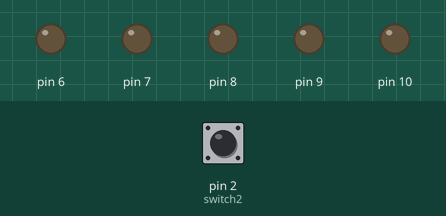
This sketch was run on a simulated Arduino Uno, built with avr-gcc and run on an emulated ATmega328P. Parts: output pins drawn as LEDs (lit = HIGH). Inputs (shaded band) come from the test bench; at power-on: pin 2 (switch2) HIGH.

Above: at 1.2 s.
1.3 s: pin 2 (switch2) pulled LOW for 0.15 s
At 1.7 s:
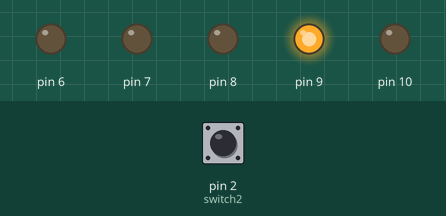
4.4 s: pin 2 (switch2) pulled LOW for 1 s
At 6.7 s:
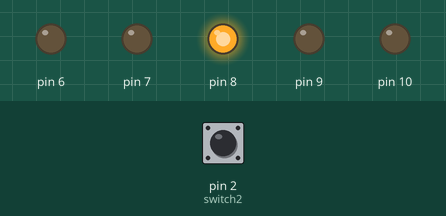
8.4 s: pin 2 (switch2) pulled LOW for 3.2 s
At 11.7 s:
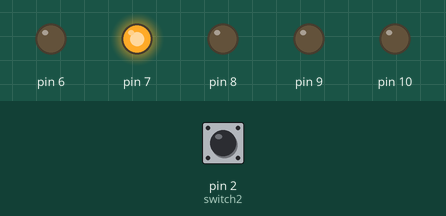
Timing chart, 0 to 14.3 s (numbered marks = the images above; inputs shaded):
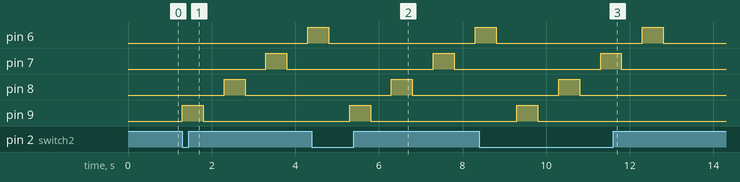

Measured:
- after the input at 1.3 s, pin 6: LOW → HIGH after 3.0 s; pin 7: LOW → HIGH after 2.0 s, → LOW 0.50 s later; pin 8: LOW → HIGH after 1.0 s, → LOW 0.50 s later; pin 9: LOW → HIGH at once, → LOW 0.50 s later
- after the input at 4.4 s, pin 7: LOW → HIGH after 2.9 s, → LOW 0.50 s later; pin 8: LOW → HIGH after 1.9 s, → LOW 0.50 s later; pin 9: LOW → HIGH after 0.90 s, → LOW 0.50 s later
- after the input at 8.4 s, pin 7: LOW → HIGH after 2.9 s, → LOW 0.50 s later; pin 8: LOW → HIGH after 1.9 s, → LOW 0.50 s later; pin 9: LOW → HIGH after 0.90 s, → LOW 0.50 s later

The sketch:

EXP1.ino
```cpp
// the setup function runs once when you press reset or power the board
int i;
int switch1 = 1;
int switch2 = 2;
void setup() {
  // initialize digital pin LED_BUILTIN as an output.
  for(i=6;i<=10;i++)
  pinMode(i, OUTPUT);
  pinMode(1,INPUT_PULLUP);
  pinMode(2,INPUT_PULLUP);
  Serial.begin(9600);
}
// the loop function runs over and over again forever
void loop() {
  if(digitalRead(switch1) == LOW){
  for(i=6;i<=9;i++){
  digitalWrite(i, HIGH);  // turn the LED on (HIGH is the voltage level)
  delay(500);
  digitalWrite(i,LOW); // turn the LED off by making the voltage LOW
  delay(500);            // wait for a second
  }
  }
  else if(digitalRead(switch2) == LOW){
   for(i=9;i>=6;i--){
  digitalWrite(i, HIGH);  // turn the LED on (HIGH is the voltage level)
  delay(500);
  digitalWrite(i,LOW);   // turn the LED off by making the voltage LOW
  delay(500);                   // wait for a second
  }
  }
  else
  digitalWrite(i,LOW);
}
```
